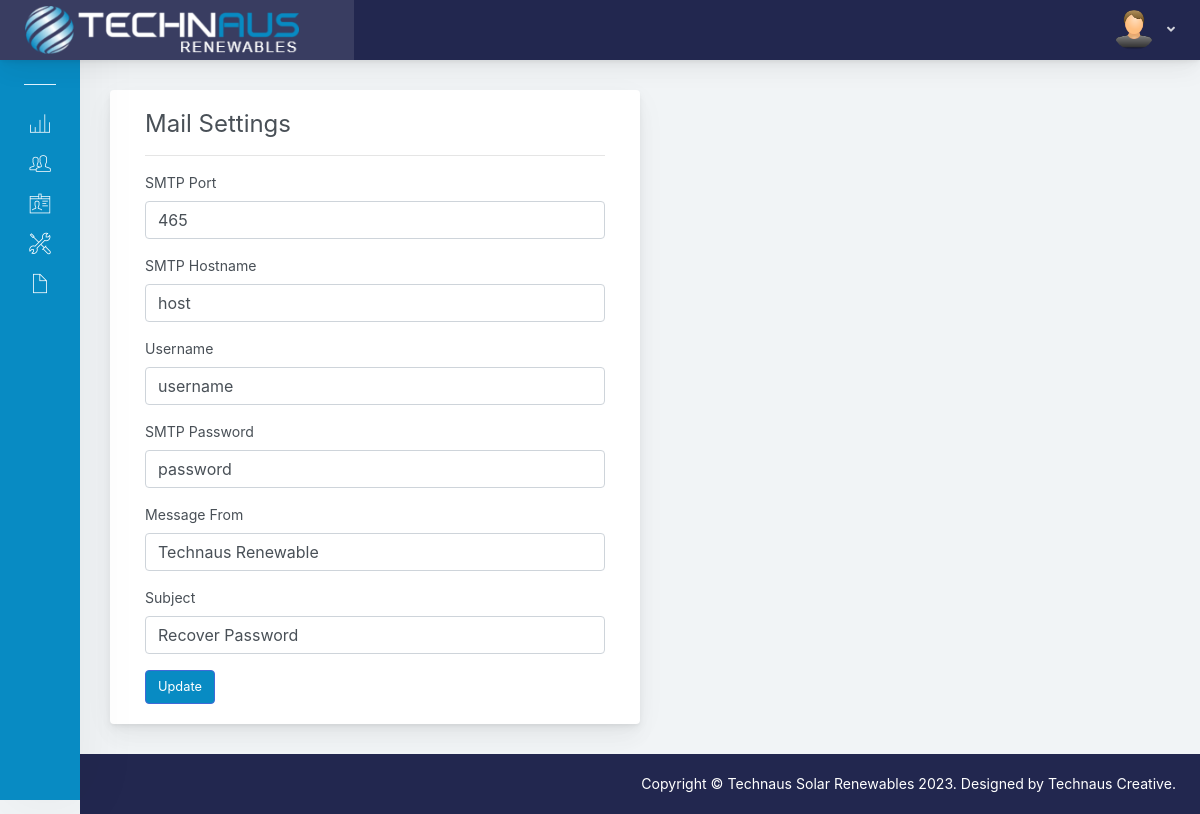
Screenshot of /admin_invoice/mailsettings.php (signed in) with the database file from the repository.
### tables this page shows
CREATE TABLE `mail` (
  `mail_id` int(11) NOT NULL,
  `smtp` varchar(5) NOT NULL,
  `hostname` varchar(20) NOT NULL,
  `username` varchar(20) NOT NULL,
  `password` varchar(20) NOT NULL,
  `message_from` varchar(50) NOT NULL,
  `subject` varchar(50) NOT NULL
);

### admin_invoice/mailsettings.php (the view, shortened to what this page needs)
<?php
include('includes/db.php');
include('includes/header.php');
include('includes/navbar.php');
$sql=mysqli_query($con, "SELECT * FROM mail");
$row=mysqli_fetch_assoc($sql);
?>
<div class="app-main__outer">
  <div class="app-main__inner">
     <div class="tab-content">
         <div class="tab-pane tabs-animation fade show active" id="tab-content-0" role="tabpanel">
             <div class="main-card mb-3 card col-6">
                 <div class="card-body"><h4>Mail Settings</h4><hr>
                     <form action="#">
                        <div class="form-group">
                            <label>SMTP Port</label>
                            <input type="number" class="form-control" name="smtp" id="smtp" value="<?php echo $row['smtp']; ?>">
                        </div>
                        <div class="form-group">
                            <label>SMTP Hostname</label>
                            <input type="text" class="form-control" name="hostname" id="hostname" value="<?php echo $row['hostname']; ?>">
                        </div>
                        <div class="form-group">
                            <label>Username</label>
                            <input type="text" class="form-control" name="username" id="username" value="<?php echo $row['username']; ?>">
                        </div>
                        <div class="form-group">
                            <label>SMTP Password</label>
                            <input type="text" class="form-control" name="password" id="password" value="<?php echo $row['password']; ?>">
                        </div>
                        <div class="form-group">
                            <label>Message From</label>
                            <input type="text" class="form-control" name="message_from" id="message_from" value="<?php echo $row['message_from']; ?>">
                        </div>
                        <div class="form-group">
                            <label>Subject</label>
                            <input type="text" class="form-control" name="subject" id="subject" value="<?php echo $row['subject']; ?>">
                        </div>
                        <button type="button" id="mail" class="btn btn-primary">Update</button>
                     </form>
                 </div>
             </div>
         </div>
     </div>
</div>
<?php
include('includes/footer.php');
?>

### rows the page displays
mail: smtp "465", hostname "host", username "username", password "password", message_from "Technaus Renewable", subject "Recover Password"
